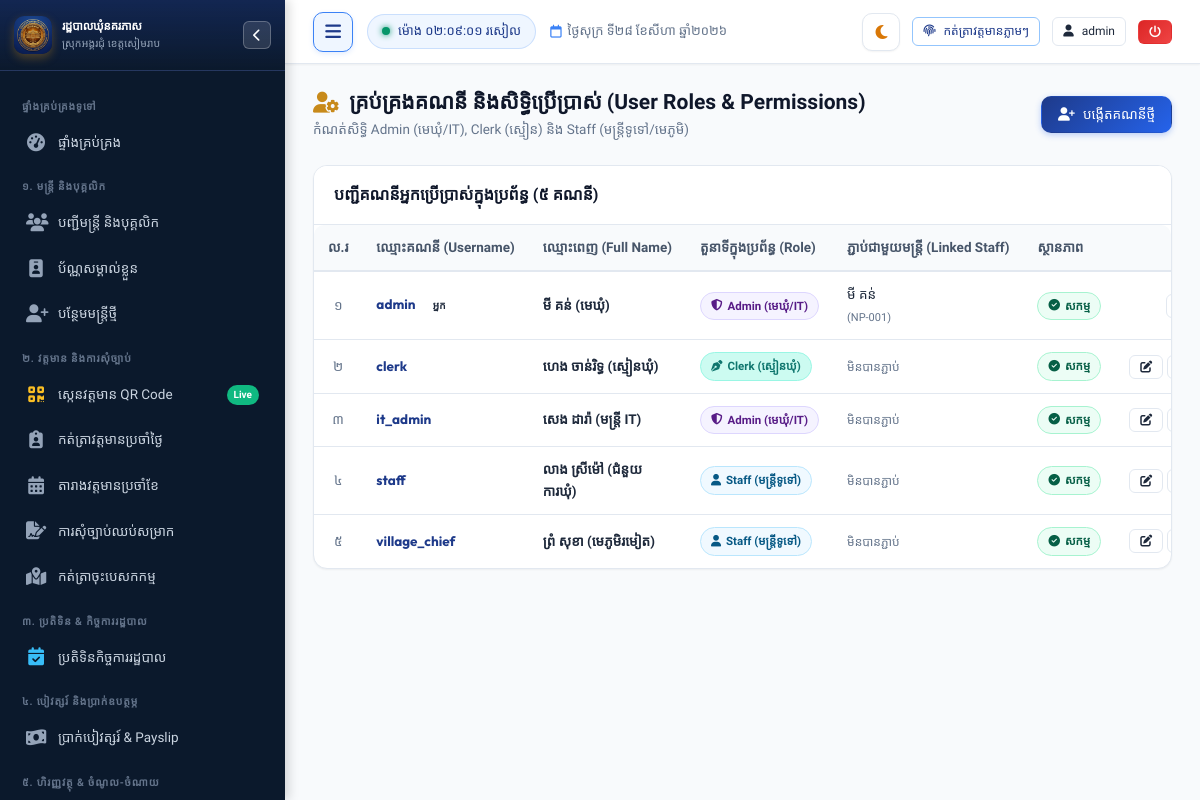
The app's page /settings/users (signed in), older data.
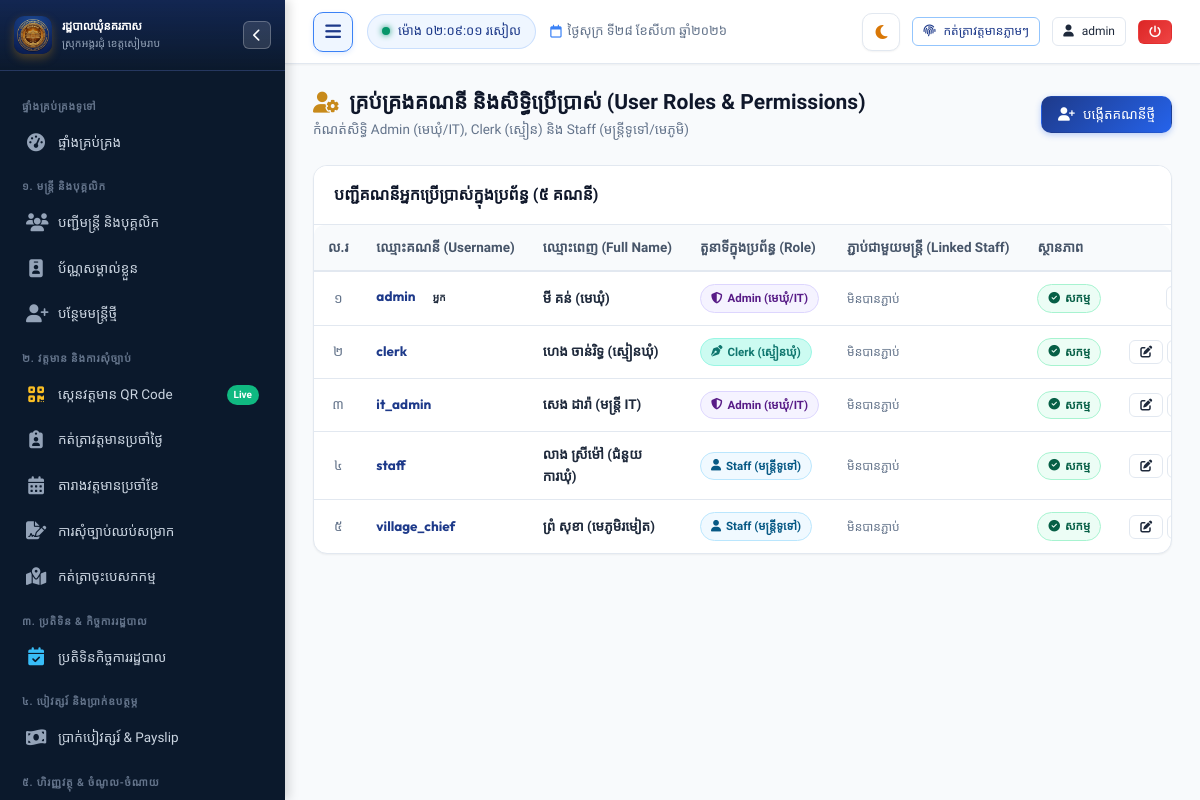
The same page, newer data.
### tables this page shows
CREATE TABLE users (
        id INTEGER PRIMARY KEY AUTOINCREMENT,
        username TEXT UNIQUE NOT NULL,
        password_hash TEXT NOT NULL,
        full_name TEXT NOT NULL,
        role TEXT NOT NULL DEFAULT 'staff', -- 'admin', 'clerk', 'staff'
        staff_id INTEGER,
        avatar TEXT,
        is_active INTEGER DEFAULT 1,
        created_at TIMESTAMP DEFAULT CURRENT_TIMESTAMP,
        FOREIGN KEY (staff_id) REFERENCES staff (id) ON DELETE SET NULL
    );

CREATE TABLE staff (
        id INTEGER PRIMARY KEY AUTOINCREMENT,
        officer_code TEXT UNIQUE NOT NULL,
        name_kh TEXT NOT NULL,
        name_en TEXT NOT NULL,
        gender TEXT NOT NULL, -- 'ប្រុស', 'ស្រី'
        dob TEXT NOT NULL,
        national_id TEXT,
        phone TEXT,
        email TEXT,
        village TEXT NOT NULL,
        commune TEXT DEFAULT 'នគរភាស',
        district TEXT DEFAULT 'វ៉ារិន',
        province TEXT DEFAULT 'សៀមរាប',
        address TEXT,
        category TEXT NOT NULL, -- 'council', 'clerk', 'contract', 'village'
        position_title_kh TEXT NOT NULL,
        position_title_en TEXT,
        cadre_level TEXT, -- កម្រិតក្របខណ្ឌ
        appointment_date TEXT,
        contract_end_date TEXT,
        base_salary REAL DEFAULT 0,
        position_allowance REAL DEFAULT 0,
        family_allowance REAL DEFAULT 0,
        education_level TEXT,
        photo TEXT,
        status TEXT DEFAULT 'active', -- 'active', 'resigned', 'retired', 'suspended'
        emergency_contact TEXT,
        notes TEXT,
        created_at TIMESTAMP DEFAULT CURRENT_TIMESTAMP,
        updated_at TIMESTAMP DEFAULT CURRENT_TIMESTAMP
    );

### app.py (the view, shortened to what this page needs)
@app.route("/settings/users", methods=["GET", "POST"])
@admin_required
def settings_users():
    conn = get_db()
    cursor = conn.cursor()
    cursor.execute("""
        SELECT u.*, s.name_kh as linked_staff_name, s.officer_code
        FROM users u
        LEFT JOIN staff s ON u.staff_id = s.id
        ORDER BY u.id
    """)
    users = cursor.fetchall()
    cursor.execute("SELECT id, officer_code, name_kh, position_title_kh FROM staff WHERE status = 'active' ORDER BY name_kh")
    active_staff = cursor.fetchall()
    conn.close()
    return render_template("settings/users.html", users=users, active_staff=active_staff)

### app.py (called while the page is built, shortened)
@app.teardown_appcontext
def teardown_db(exception=None):
    close_db_connection(exception)

@app.after_request
def add_cache_headers(response):
    if request.path.startswith('/static/css') or request.path.startswith('/static/js'):
        response.headers['Cache-Control'] = 'no-cache, must-revalidate'
    elif request.path.startswith('/static') or request.path == '/favicon.ico':
        response.headers['Cache-Control'] = 'public, max-age=86400'
    return response

@app.before_request
def ensure_database_ready():
    if request.path.startswith('/static') or request.path == '/favicon.ico':
        return

@app.template_filter("kh_num")
def kh_num_filter(val):
    return to_khmer_num(val)

### database.py (called while the page is built, shortened)
def _raw_create_connection():
    conn = sqlite3.connect(DB_PATH)
    conn.row_factory = sqlite3.Row
    conn.execute("PRAGMA foreign_keys = ON")
    conn.execute("PRAGMA journal_mode = WAL")
    conn.execute("PRAGMA synchronous = NORMAL")
    conn.execute("PRAGMA cache_size = -64000")
    return SqliteConnectionWrapper(conn)

    def cursor(self):
        return self._conn.cursor()

### templates/settings/users.html (shortened to what this page needs)
{% extends "base.html" %}
{% block content %}
<div class="page-header">
  <div class="page-header-title">
    <h1>
      <i class="fa-solid fa-user-gear text-gold"></i>
      <span>គ្រប់គ្រងគណនី និងសិទ្ធិប្រើប្រាស់ (User Roles & Permissions)</span>
    </h1>
    <p>កំណត់សិទ្ធិ Admin (មេឃុំ/IT), Clerk (ស្មៀន) និង Staff (មន្ត្រីទូទៅ/មេភូមិ)</p>
  </div>
  <div class="page-actions">
    <button class="btn btn-primary" data-modal-target="addUserModal">
      <i class="fa-solid fa-user-plus"></i>
      <span>បង្កើតគណនីថ្មី</span>
    </button>
  </div>
</div>
<div class="card">
  <div class="card-header">
    <div class="card-title">
      <span>បញ្ជីគណនីអ្នកប្រើប្រាស់ក្នុងប្រព័ន្ធ ({{ users | length | kh_num }} គណនី)</span>
    </div>
  </div>
  <div class="card-body" style="padding: 0;">
    <div class="table-responsive">
      <table class="custom-table">
        <thead>
          <tr>
            <th style="width: 50px; text-align: center;">ល.រ</th>
            <th>ឈ្មោះគណនី (Username)</th>
            <th>ឈ្មោះពេញ (Full Name)</th>
            <th>តួនាទីក្នុងប្រព័ន្ធ (Role)</th>
            <th>ភ្ជាប់ជាមួយមន្ត្រី (Linked Staff)</th>
            <th>ស្ថានភាព</th>
            <th style="text-align: center; width: 220px;">សកម្មភាព</th>
          </tr>
        </thead>
        <tbody>
          {% for u in users %}
          <tr>
            <td style="text-align: center; color: var(--text-muted);">{{ loop.index | kh_num }}</td>
            <td>
              <strong style="font-family: var(--font-latin); color: var(--primary);">{{ u.username }}</strong>
              {% if u.id == session.user_id %}
              <span class="badge badge-gold" style="font-size: 10px; margin-left: 4px;">អ្នក</span>
              {% endif %}
            </td>
            <td><strong>{{ u.full_name }}</strong></td>
            <td>
              {% if u.role == 'admin' %}
              <span class="badge badge-purple"><i class="fa-solid fa-shield-halved"></i> Admin (មេឃុំ/IT)</span>
              {% elif u.role == 'clerk' %}
              <span class="badge badge-clerk"><i class="fa-solid fa-pen-nib"></i> Clerk (ស្មៀនឃុំ)</span>
              {% else %}
              <span class="badge badge-info"><i class="fa-solid fa-user"></i> Staff (មន្ត្រីទូទៅ)</span>
              {% endif %}
            </td>
            <td>
              {% if u.linked_staff_name %}
              <div>{{ u.linked_staff_name }}</div>
              <span style="font-size: 11px; color: var(--text-muted);">({{ u.officer_code }})</span>
              {% else %}
              <span style="color: var(--text-muted); font-size: 12px;">មិនបានភ្ជាប់</span>
              {% endif %}
            </td>
            <td>
              {% if u.is_active %}
              <span class="badge badge-success"><i class="fa-solid fa-circle-check"></i> សកម្ម</span>
              {% else %}
              <span class="badge badge-danger"><i class="fa-solid fa-circle-xmark"></i> អសកម្ម</span>
              {% endif %}
            </td>
            <td style="text-align: center;">
              <div style="display: flex; gap: 4px; justify-content: center; align-items: center;">
                <button type="button" class="btn btn-sm btn-outline btn-edit-user"
                        data-user-id="{{ u.id }}"
                        data-username="{{ u.username }}"
                        data-fullname="{{ u.full_name }}"
                        data-role="{{ u.role }}"
                        data-staff-id="{{ u.staff_id or '' }}"
                        title="កែប្រែព័ត៌មាន">
                  <i class="fa-solid fa-pen-to-square"></i>
                </button>
                <button type="button" class="btn btn-sm btn-outline btn-reset-pwd"
                        data-user-id="{{ u.id }}"
                        data-username="{{ u.username }}"
                        data-fullname="{{ u.full_name }}"
                        title="ប្តូរពាក្យសម្ងាត់">
                </button>
              </div>
            </td>
          </tr>
          {% endfor %}
        </tbody>
      </table>
    </div>
  </div>
</div>
{% endblock %}

Row changes from the older to the newer data that the page shows:
changed users "admin": linked_staff_name "មី គន់" → (not shown); officer_code "NP-001" → (not shown); text "( )" → "មិនបានភ្ជាប់"
